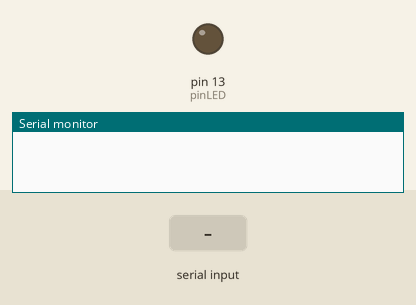
This sketch was run on a simulated Arduino Uno, built with avr-gcc and run on an emulated ATmega328P. On the bench: output pins drawn as LEDs (lit = HIGH), the last lines printed to the serial monitor. The test bench sets the inputs (shaded band).

Above: at 1.2 s.
1.3 s: "a" received over Serial
At 2.2 s:
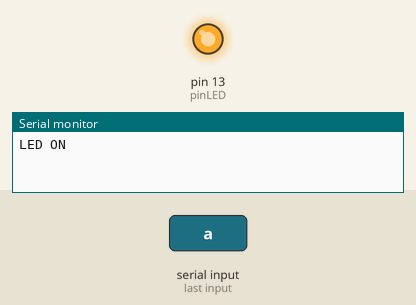
Timing chart, 0 to 4.3 s (numbered marks = the images above; inputs shaded):
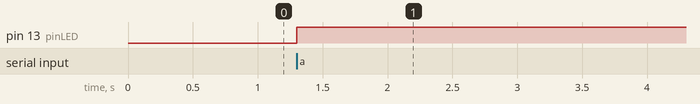

The sketch:

Ej3_Comunicacion_serial.ino
```cpp
/*
  Curso básico de Arduino Módulo 1 -  Ejemplo 3: COMUNICACIÓN SERIAL
    Julián Andrés Castro
    Universidad Nacional de Colombia
    CEIMTUN -  RAS, IEEE

	Este código de ejemplo está en el dominio público.
    https://www.arduino.cc/en/Tutorial/HomePage

	-------------------
	ESCRITURA SERIAL
	-------------------
*/
// Declara puertos de salida/entrada y variables
int pinLED = 13;              // Pin donde se encuentra conectado el LED
char leer;                 // Variable donde se almacena un caracter
boolean encendido = false; // Estado de inicio del LED (Apagado)

void setup() {
  // put your setup code here, to run once:
  Serial.begin(9600);   // Inicia comunicación serial (Puerto USB, Pines Rx-Tx)
  pinMode(pinLED, OUTPUT); // Configura el pin LED como una salida
}

void loop() {
  // put your main code here, to run repeatedly:
  leer = Serial.read(); // Captura un caracter en el puerto serial

  // Si se recibe la letra 'a' y además el LED está apagado
  if ((leer == 'a') && (encendido == false)) {
    digitalWrite(pinLED, HIGH);    // Enciende el LED
    Serial.println("LED ON");   // Escribe en pantalla el texto
    encendido = true;           // Actualiza el estado del LED
  }

  // Si se recibe la letra 'a' y además el LED está encendido
  else if ((leer == 'a') && (encendido == true)) {
    digitalWrite(pinLED, LOW);     // Apaga el LED
    Serial.println("LED OFF");  // Escribe en pantalla el texto
    encendido = false;          // Actualiza el estado del LED
  }
}
```

Measured:
- after the input at 1.3 s, pin 13 (pinLED): LOW → HIGH at once
